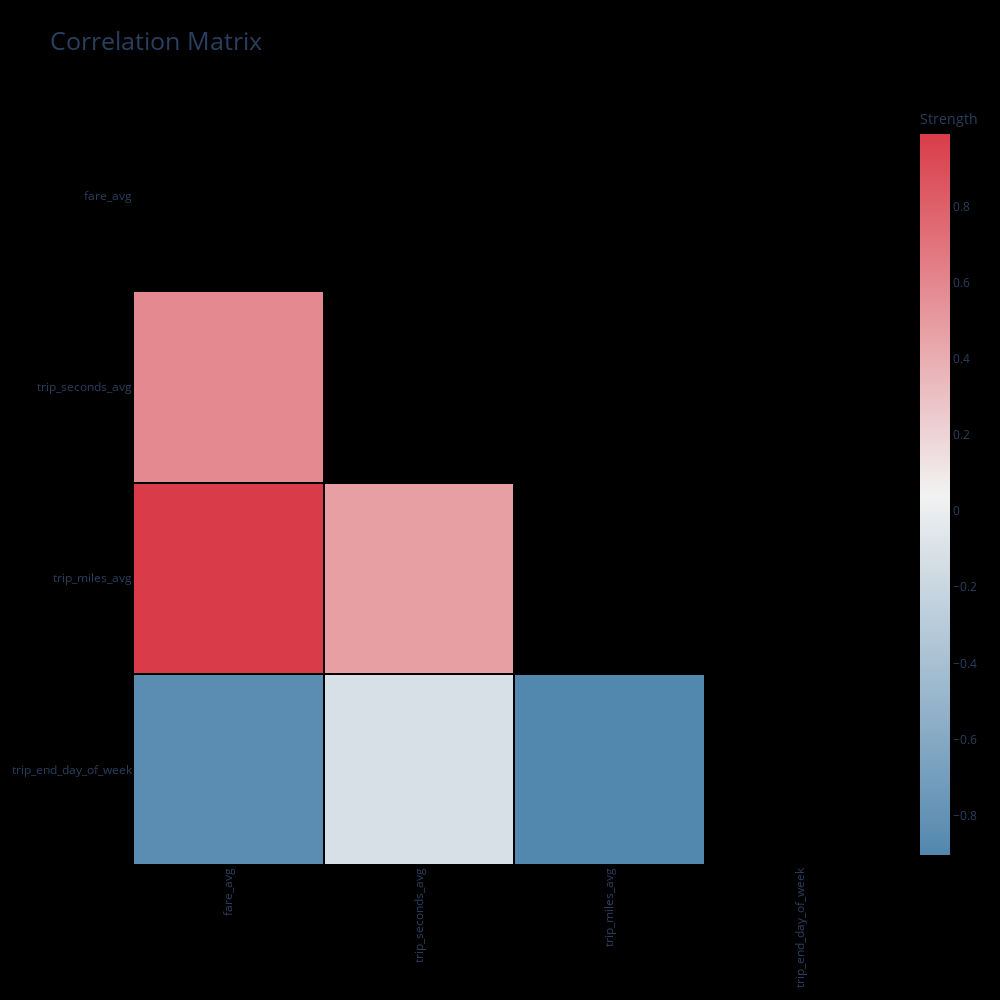

Notebook code cell kept with this figure:
### Code cell
dd.correlation_matrix(df4, cluster=False)

### Figure 1 — Plotly figure (JSON) as saved in the notebook; plotly's stock layout.template omitted (floating-point values rounded to 4 significant figures)
{"data": [{"colorbar": {"title": {"text": "Strength"}}, "colorscale": [[0, "rgb(82.04817293560566, 135.3654486237371, 174.22380209135835)"], [0.5, "rgb(242, 242, 242)"], [1, "rgb(217.22649743851062, 59.66702114743812, 71.55830237695302)"]], "connectgaps": false, "type": "heatmap", "x": ["fare_avg", "trip_seconds_avg", "trip_miles_avg", "trip_end_day_of_week"], "xgap": 2, "y": ["trip_end_day_of_week", "trip_miles_avg", "trip_seconds_avg", "fare_avg"], "ygap": 2, "z": [[-0.8493, -0.1142, -0.9037, null], [0.9909, 0.4772, null, null], [0.5904, null, null, null], [null, null, null, null]]}], "layout": {"autosize": false, "height": 1000, "paper_bgcolor": "rgb(0,0,0,0)", "plot_bgcolor": "rgb(0,0,0,0)", "title": {"font": {"size": 25}, "text": "Correlation Matrix"}, "width": 1000, "xaxis": {"automargin": true, "autorange": true, "range": [-0.5, 3.5], "showgrid": false, "tickangle": -90, "ticks": "", "type": "category"}, "yaxis": {"automargin": true, "autorange": true, "range": [-0.5, 3.5], "showgrid": false, "ticks": "", "type": "category"}}}
